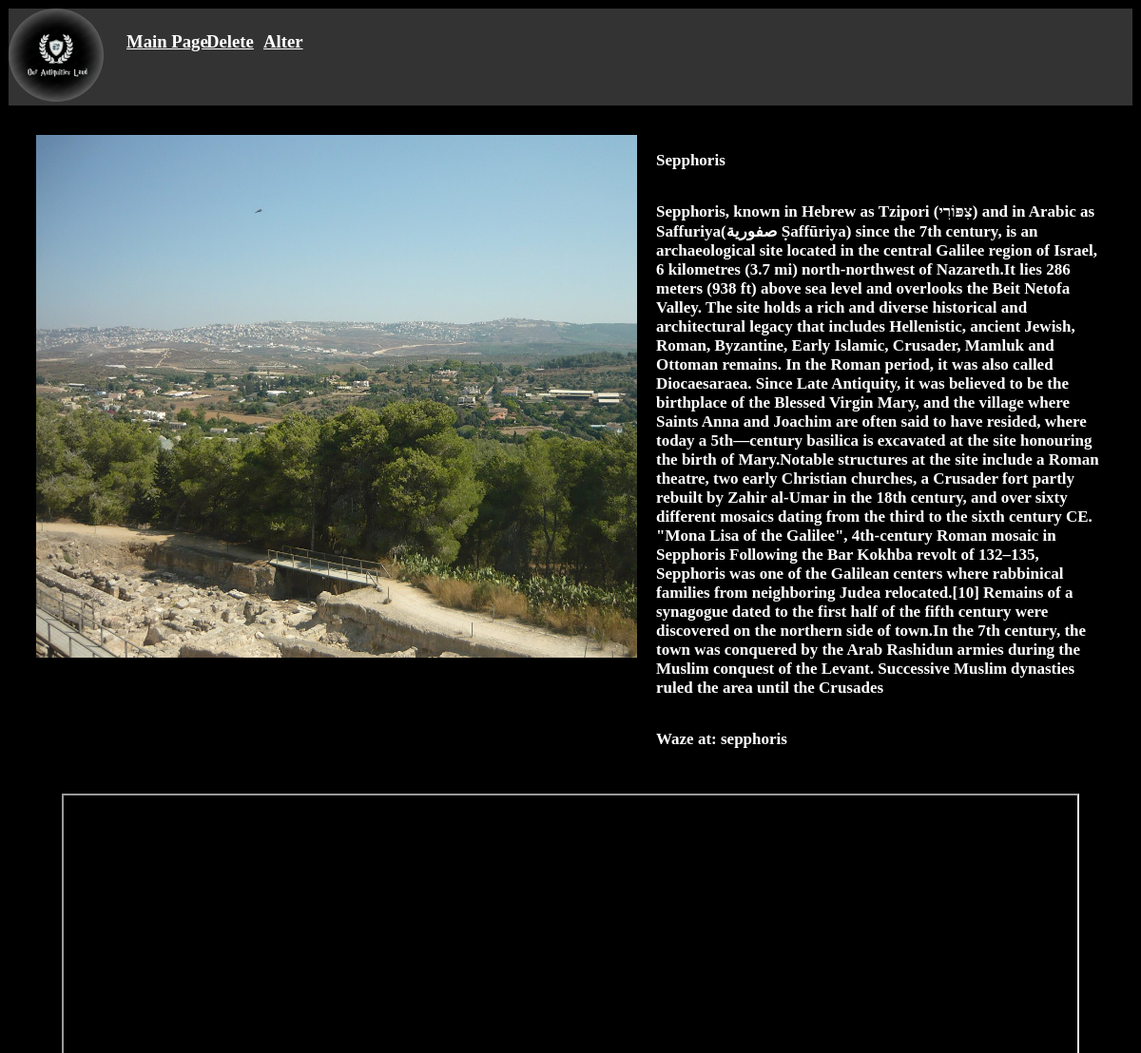
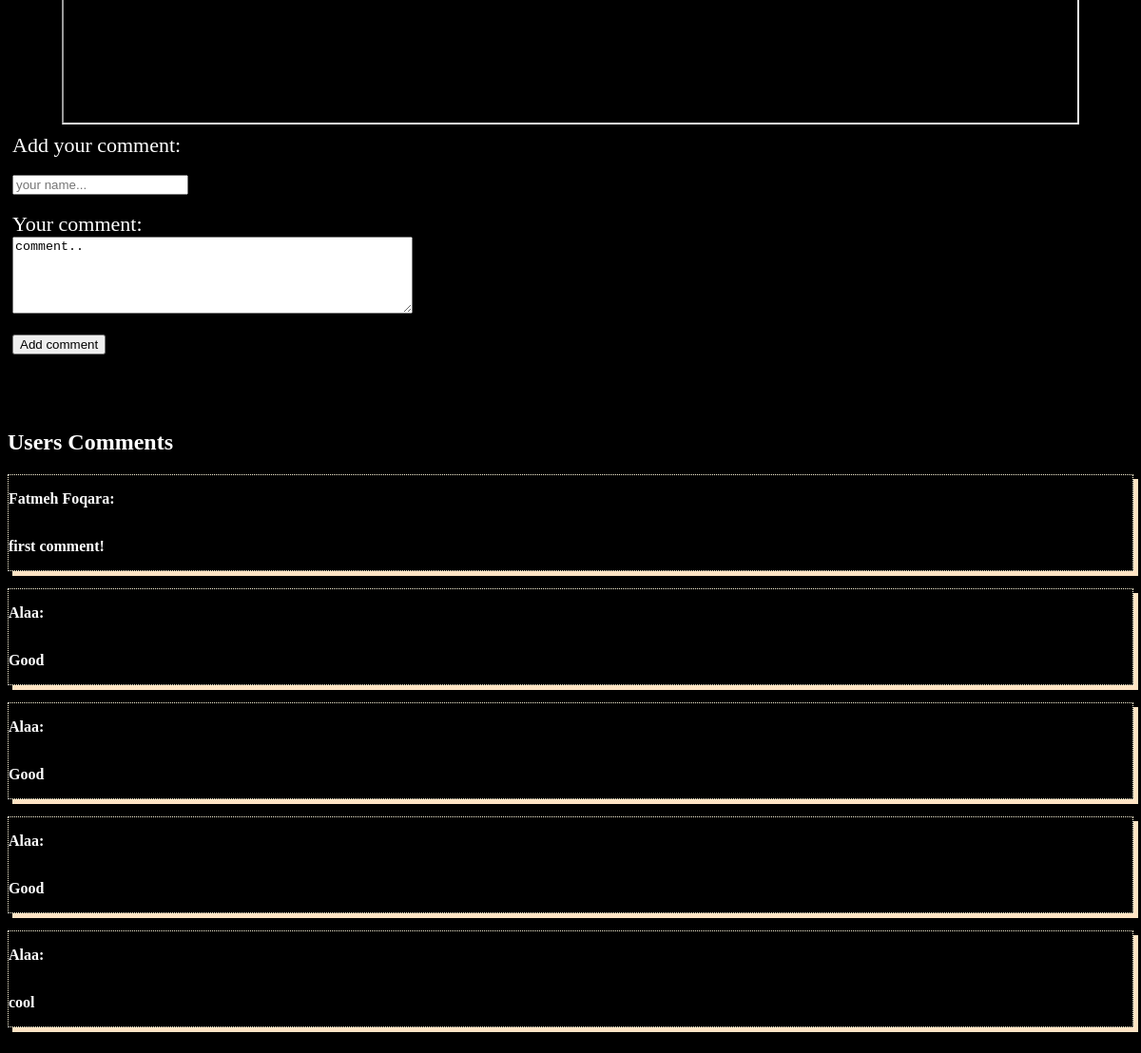
/show_site/3, run on the app's committed database (2 pictures, top to bottom).
### app.py (models this page shows, shortened)
class Sites(db.Model):
    id=db.Column(db.Integer,primary_key=True)
    site_name=db.Column(db.String(20), unique=False, nullable=False)
    about=db.Column(db.String, unique=False, nullable=False)
    waze_at=db.Column(db.String(20), unique=True, nullable=False)
    filename=db.Column(db.String(100), unique=False, nullable=True)

class Reviews(db.Model):
    id = db.Column(db.Integer, primary_key=True)
    site_id = db.Column(db.Integer, unique=False, nullable=False)
    user_name = db.Column(db.String(20), unique=False, nullable=False)
    review_text = db.Column(db.String, unique=False, nullable=False)

### app.py (the view)
@app.route('/show_site/<int:site_id>')
def site_info(site_id):
    sites_specific = Sites.query.get(site_id)
    reviews_specific = Reviews.query.filter(Reviews.site_id == site_id)
    return render_template("show_site.html",sites_specific=sites_specific,reviews_specific=reviews_specific) #reviews_specific=reviews_specific)

### templates/show_site.html (shortened to what this page needs)
<!DOCTYPE html>
<html lang="en" xmlns="http://www.w3.org/1999/html">
<head>
</head>
<body>
<div class="navbar">
    <a href="/" ><img src="../static/uploads/logo.jpeg"  width="100px" heigth="100px" style="border-radius:50%; display:inline-block"></a>
    <a href="/" target="_blank"><h3 style="position: absolute; margin-top:2%; margin-left:2%"><u>Main Page</u></h3></a>
    <a href="/delete/{{sites_specific.id}}" type="button"><h3 style="color:white;position: absolute; margin-top:2%;margin-left:9%"><u>Delete</u></h3></a>
    <a href="/alter_site/{{sites_specific.id}}" type="button"><h3 style="color:white;position: absolute; margin-top:2%;margin-left:14%"><u>Alter</u></h3></a>
</div>
<div class="flex-container">
  <div><img src="../static/uploads/{{sites_specific.filename}}" width="700" height="550"></img></div>
  <div>
      <p style="color:white;font-size:17px">{{sites_specific.site_name}}</p><br>
    <p style="color:white;font-size:17px">{{sites_specific.about}}</p><br>
    <p style="color:white; font-size:17px">Waze at: {{sites_specific.waze_at}}</p>
  </div>
</div>
<center><iframe src="https://embed.waze.com/iframe?zoom=13&lat=48.85661&lon=2.35222&pin=1" width="90%" height="400"></iframe><br></center>
    <div style="border:5px solid black;bottom:0;">
     <form action="/add_review/{{sites_specific.id}}" method="post" enctype="multipart/form-data">
      <label style="color:white;font-family: papyrus;font-size:22px">Add your comment:</label><br>
      <label style="color:white'font-family: papyrus;font-size:22px">Your name:</label><br>
      <input type="text" name="user_name" placeholder="your name..." required><br><br>
      <label style="color:white;font-family: papyrus;font-size:22px">Your comment:</label><br>
      <textarea name="user_comment" rows="5" cols="50" required>comment..</textarea><br><br>
      <input name="form" type="submit" value="Add comment"/><br><br>
     </form>>
    </div>
    <div>
        <h2 style="color:white; font-family: papyrus">Users Comments</h2>
    {%for review in reviews_specific %}
        <div style="border:1px solid Cornsilk;box-shadow: 5px 5px Bisque;border-style:dotted"><p style="color:white;display:inline-block">{{review.user_name}}:</p><br>
        <p style="color:white;">{{review.review_text}}</p><br></div><br>
    {%endfor%}
    </div>
<br>
</body>
</html>

### templates/show_site.html (style rules this page uses)
body { background-color:black }
.navbar { overflow: hidden;background-color: #333;border: 1px solid black; }
h3,p { color:white; font-family: papyrus; display: inline-block;font-weight:bold }
.flex-container { display: flex; background-color: black; }
.flex-container > div { background-color: black; margin: 10px; padding: 20px; font-size: 15px; width:50% }

### data on the page
Sites: filename (picture), site_name "Sepphoris", about "Sepphoris, known in Hebrew as Tzipori (צִפּוֹרִי) and in Arabic as Saffuriya(صفورية Ṣaffūriya) since the 7th century, is an archaeological site located in the central Galilee region of Israel, 6 kilometres (3.7 mi) north-northwest of Nazareth.It lies 286 meters (938 ft) above sea level and overlooks the Beit Netofa Valley. The site holds a rich and diverse historical and architectural legacy that includes Hellenistic, ancient Jewish, Roman, Byzantine, Early Islamic, Crusader, Mamluk and Ottoman remains. In the Roman period, it was also called Diocaesaraea. Since Late Antiquity, it was believed to be the birthplace of the Blessed Virgin Mary, and the village where Saints Anna and Joachim are…", waze_at "sepphoris"
Reviews: user_name "Fatmeh Foqara", review_text "first comment!"
Reviews: user_name "Alaa", review_text "Good"
Reviews: user_name "Alaa", review_text "Good"
Reviews: user_name "Alaa", review_text "Good"
Reviews: user_name "Alaa", review_text "cool"
